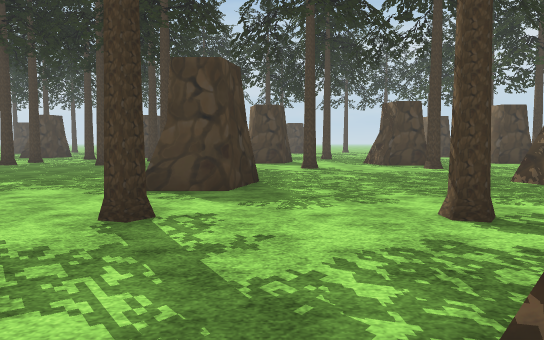
[1] (above)

24 first-person views from a walk through a 3-D level made in the Unity game engine. The camera is 1.4 m above the floor, tilts 4° down and sees 70° across. The floor is counted in squares, 2 m on a side. Each view is taken from the middle of a square. On the plan, view 1 faces up. The plan holds only what a view shows up to about 11 squares ahead; the rest is blank. The place goes on beyond the plan. The terrain is drawn as flat ground. Some surface patterns are stand-ins.

[2]
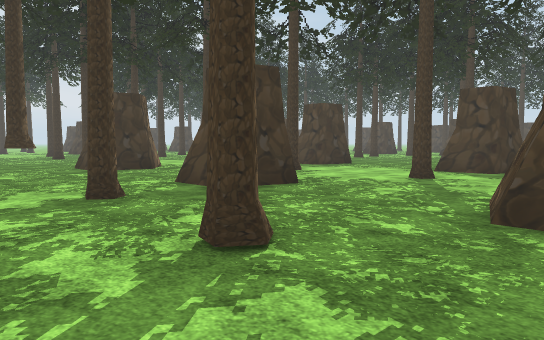

[3]
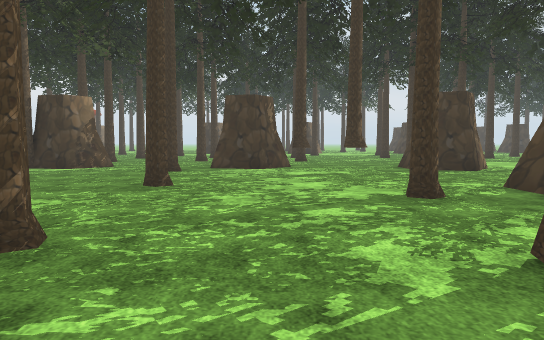

[4]
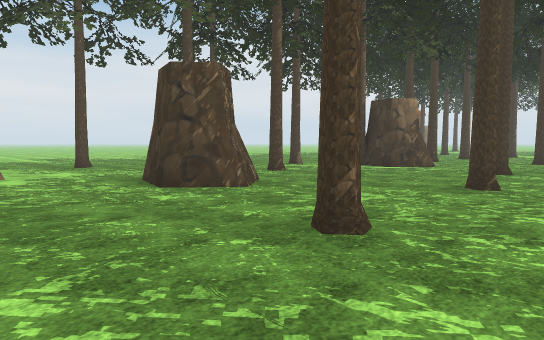

[5]
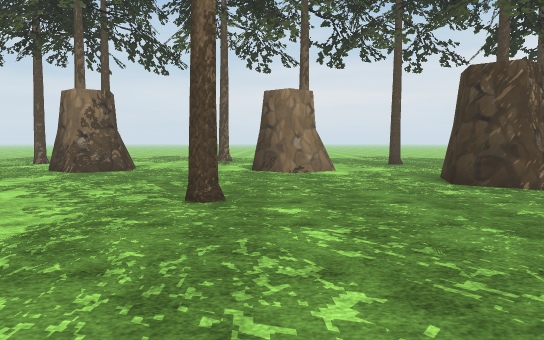

[6]
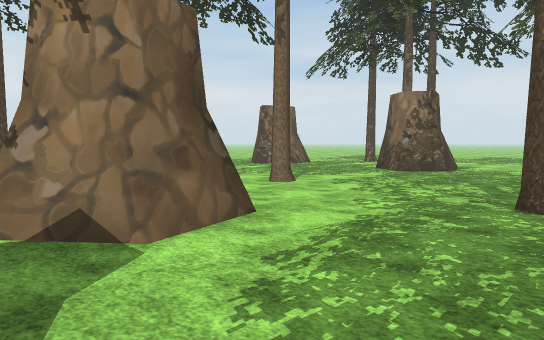

[7]
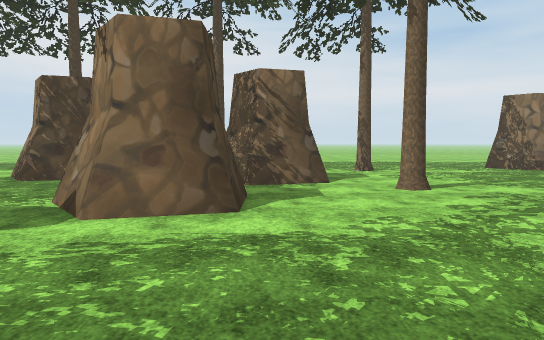

[8]
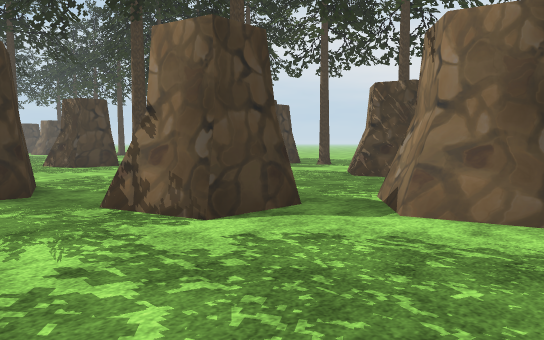

[9]
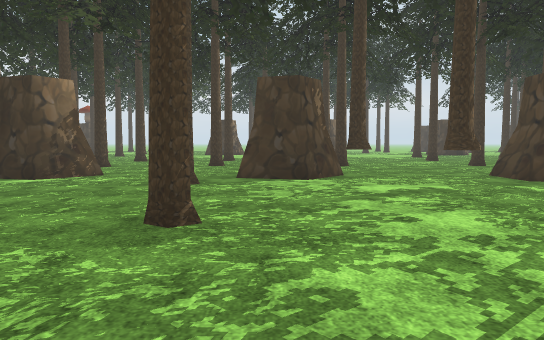

[10]
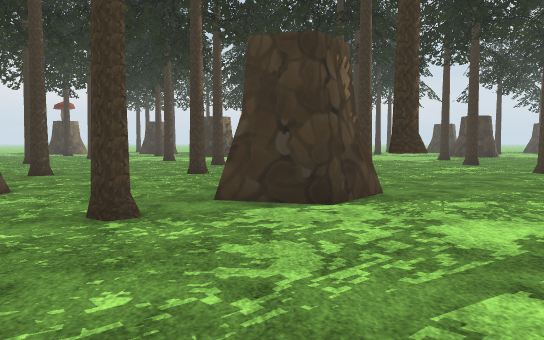

[11]
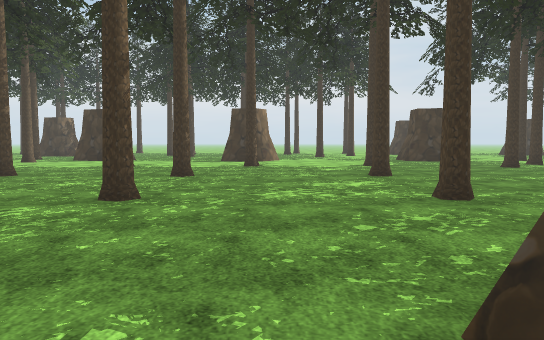

[12]
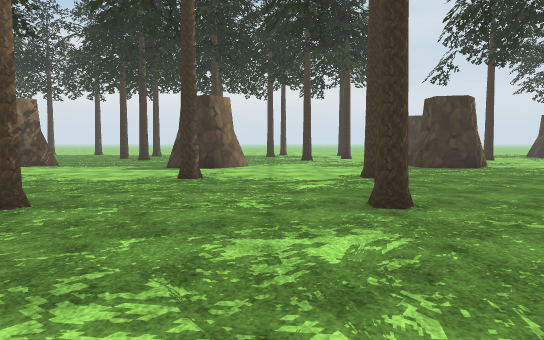

[13]
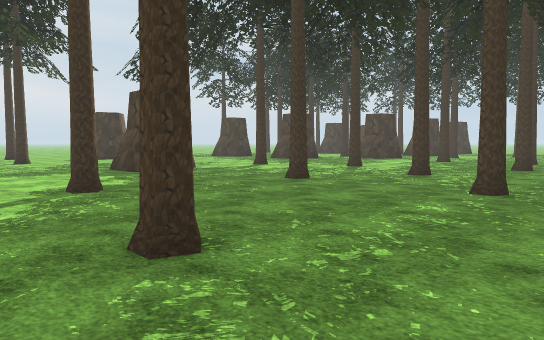

[14]
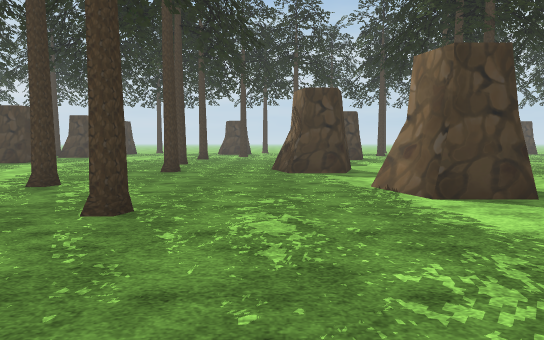

[15]
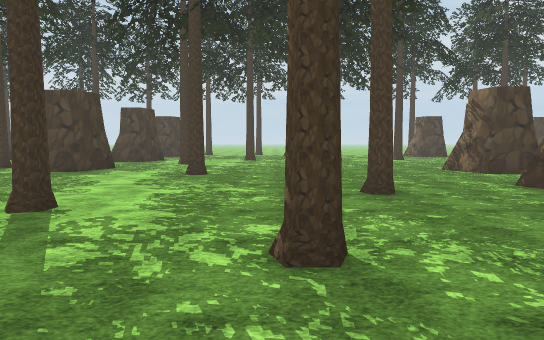

[16]
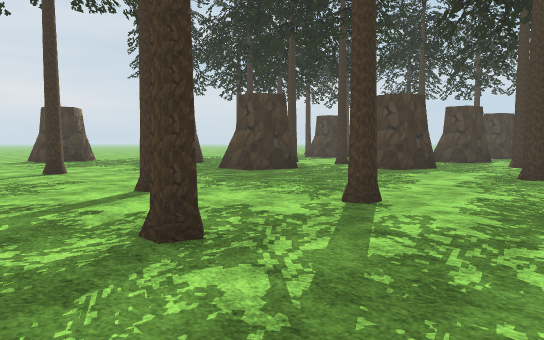

[17]
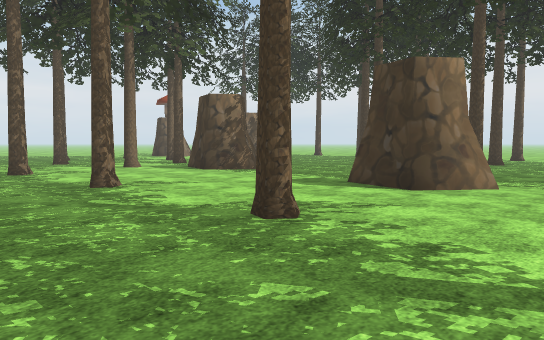

[18]
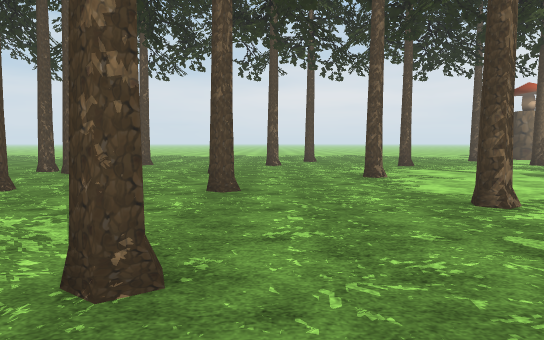

[19]
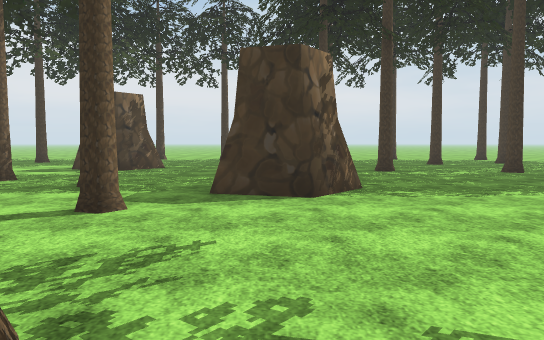

[20]
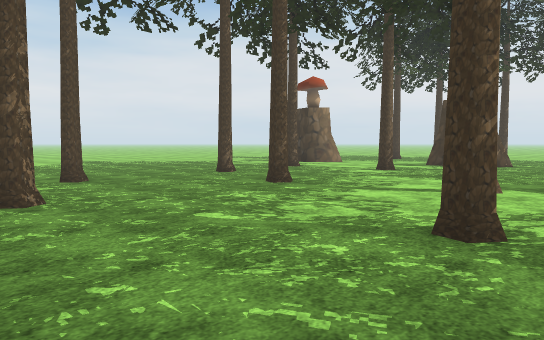

[21]
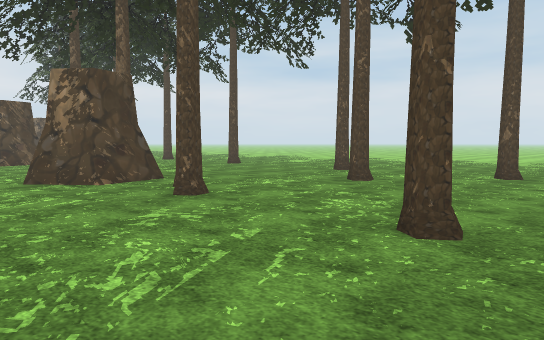

[22]
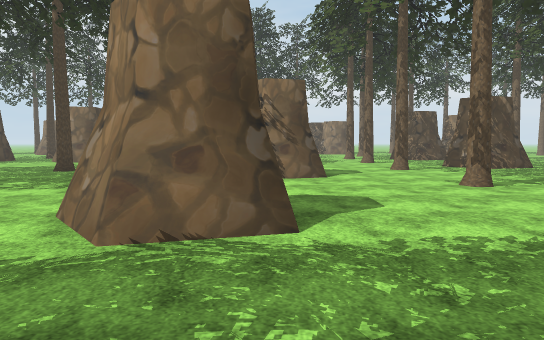

[23]
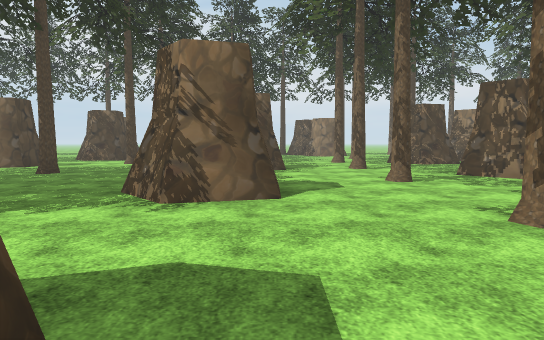

[24]
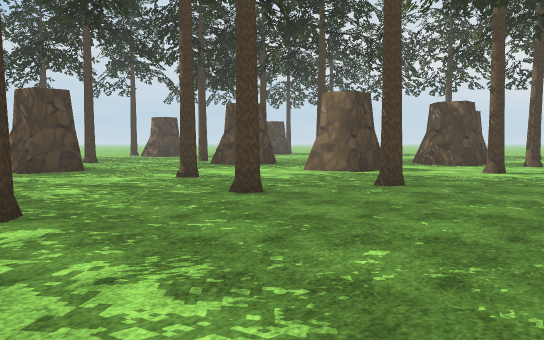

### Floor plan
Points are (right, up) in squares from view 1. A wall is a line through its corners. A room is listed if a view was taken in it or the views show most of it. See-through windows are left out.
Room 1 (views 1, 2, 3, 4, 5, 6, 7, 8, 9, 10, 11)
walls: (-2.1, -8.8) (-1.1, -9.6) (-1.5, -10.9); (-2.5, -9.3) (-1.9, -8.9); (3.1, -3) (2.7, -1.6); (4.9, -5.5) (4.6, -4.3); (0.6, -12.9) (1.5, -12.2) (2.4, -12.9); (4.4, -3) (3.4, -3) (3, -1.8); (6.3, -5.5) (5.2, -5.5) (4.8, -4.4); (1.1, -0.2) (0.7, 1.2); (2.3, -0.2) (1.3, -0.2) (0.9, 1); (-3.1, -0.2) (-4.1, -0.2) (-4.4, 1); (7.9, -7) (7.6, -5.8); (8, -6.6) (7.8, -5.6); (-3.9, 0.1) (-4.2, 1.1); (-2.5, 1.1) (-2.7, 0.3); (5.9, -13.6) (5.7, -12.9) (6.7, -12.2) (7.6, -12.9); (6.2, -13.5) (6, -12.8); (-9.4, -8.8) (-8.4, -9.6) (-8.7, -10.5); (-9.4, -3.5) (-8.4, -4.3) (-8.8, -5.7); (-7.7, 1) (-8.1, -0.2) (-9.4, -0.2); (10.9, -12.9) (11.5, -12.3); (11.2, -12.9) (11.6, -12.6)
low walls: (-3.1, -9.6) (-2.1, -8.8)
ways out: opening at (-6.6, -3.6) to room 2
objects: other object (-9, -11); other object (-9, -3); other object (-8, -13); other object (-8, -6); other object (-7, -2); other object (-5, -11); other object (-4, -6); other object (-3, -2); other object (-1, -6); other object (0, -2); other object (3, -8); other object (7, -8); other object (11, -8)
Room 2 (views 12, 13, 14, 15, 16, 17, 18, 19, 20, 21, 22, 23, 24)
walls: (-12, 7) (-12.3, 8.1); (-10.6, 6.8) (-11.7, 6.8); (-10.6, 7) (-11.7, 7) (-12.1, 8.3) (-11.2, 8.9); (-7.2, 7.3) (-6.8, 7.6); (-7, 5.8) (-7.4, 7.3); (-6.9, 6) (-7.3, 7.4); (-8.7, 1.8) (-7.7, 1); (-12, 12.3) (-12.3, 11.1) (-13.5, 11.1) (-13.8, 12.3); (-11.9, 14.8) (-13, 14.8) (-13.4, 16.2); (-4.4, 1) (-3.4, 1.8); (-23, 5.9) (-22.6, 5.6) (-23, 4.3); (-0.7, 5.7) (-1.8, 5.7); (-0.3, 7) (-0.6, 5.9) (-1.9, 5.9) (-2, 6.2); (-1, 13.5) (-1.3, 14.5); (-23.6, -0.8) (-22.6, -1.7) (-22.9, -3); (-0.7, 13.4) (-1, 14.5); (-6.6, 18.5) (-6.9, 19.3); (-22.4, 16.8) (-22.7, 15.5) (-23.6, 15.5); (-25.1, 14) (-25.4, 12.7) (-26.5, 12.7); (2.6, 1) (2.3, -0.2); (-9.8, -10.5) (-10.1, -9.4) (-9.4, -8.8); (-10, -10.6) (-10.3, -9.6); (4.9, 5.7) (4.4, 7.1); (-24.4, -7.1) (-24, -6.7) (-23, -7.5) (-23.4, -8.8); (4.6, -4.3) (5.6, -3.5); (4.8, -4.4) (5.7, -3.6); (8.4, -1.5) (9.3, -0.7); (8.6, -2.2) (8.3, -1.2) (9.2, -0.5); (7.8, -5.6) (8, -5.4); (-28.9, -11.1) (-27.8, -11.9)
low walls: (-7.3, 7.4) (-6.4, 8.1)
ways out: opening at (-6.6, -3.6) to room 1
objects: other object (-28, -5); other object (-28, 9); other object (-27, -2); other object (-25, -13); other object (-25, 17); other object (-24, -11); other object (-23, 9); other object (-22, -10); other object (-21, -13); other object (-21, 8); other object (-21, 10); other object (-21, 19); other object (-20, -5); other object (-20, -2); other object (-20, 2); other object (-20, 15); other object (-19, -9); other object (-19, 6); other object (-18, 8); other object (-17, -13); other object (-17, 15); other object (-16, -10); other object (-16, -7); other object (-16, -3); other object (-16, 1); other object (-16, 6); other object (-16, 11); other object (-13, -13); other object (-13, -7); other object (-13, -3); other object (-13, 1); other object (-12, -10); other object (-12, 3); other object (-9, 4); other object (-8, 12); other object (-8, 14); other object (-8, 16); other object (-5, 4); other object (-5, 12); other object (-4, 15); other object (-3, 11); other object (-1, 4); other object (1, 11); other object (2, 4); other object (4, 11); other object (5, 2); other object (6, 0)

Positions as (right, up) in squares from view 1, and headings:
1: (0, 0), facing up
2: (2, -4), facing up-left
3: (2, -4), facing left
4: (2, -4), facing down-left
5: (2, -3), facing down
6: (2, -3), facing down-right
7: (1, -6), facing right
8: (1, -6), facing up-right
9: (-1, -5), facing left
10: (-4, -5), facing left
11: (-8, -1), facing left
12: (-12, 0), facing left
13: (-14, 0), facing up-left
14: (-14, 2), facing up
15: (-18, 6), facing up
16: (-18, 6), facing up-left
17: (-17, 1), facing down-left
18: (-17, -1), facing down
19: (-18, -8), facing left
20: (-16, -8), facing down-left
21: (-17, -7), facing down-right
22: (-15, 7), facing right
23: (-12, 6), facing right
24: (-9, 8), facing up-right
